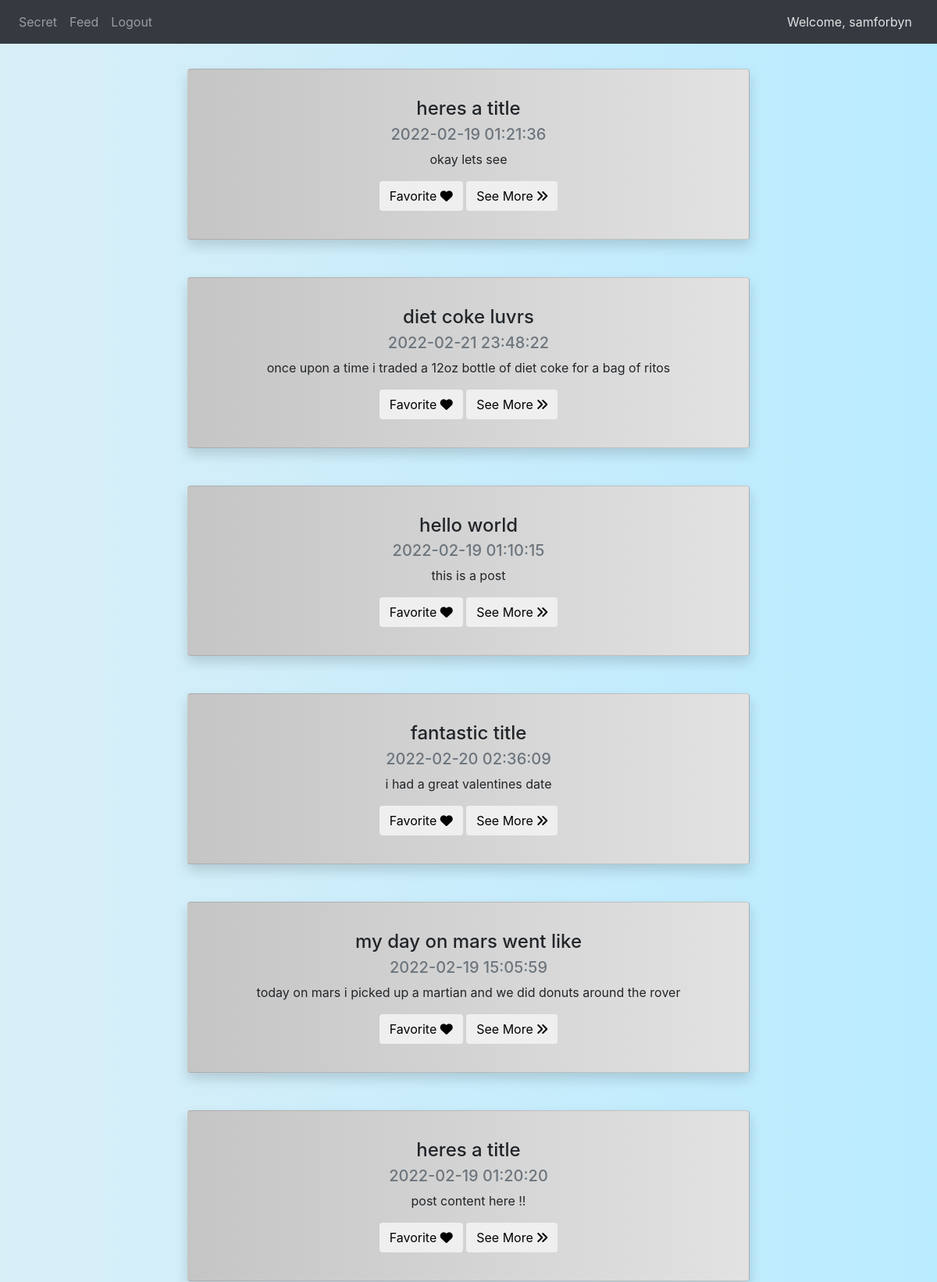
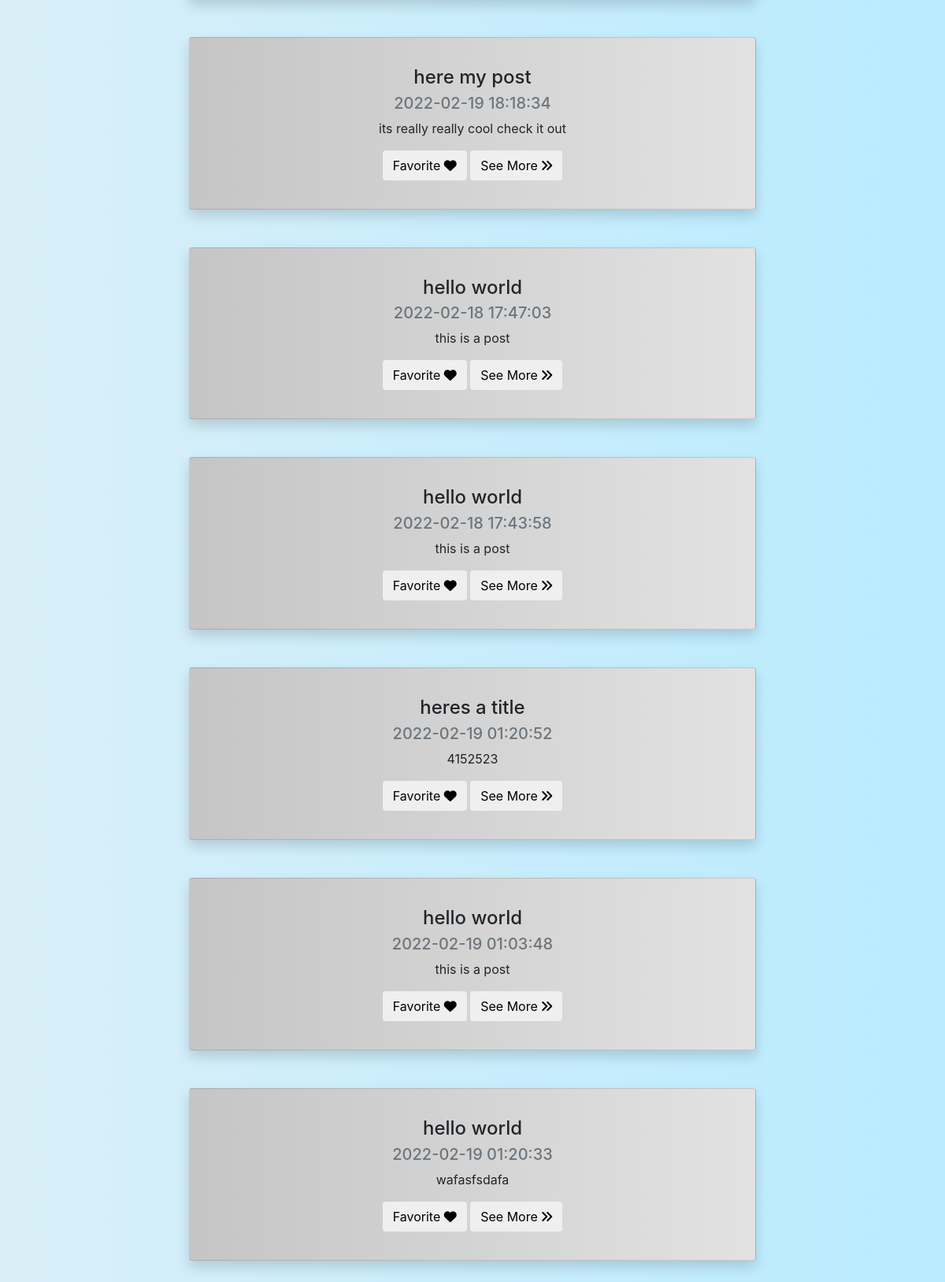
Before: /feed (signed in) with the older database file (2 pictures, top to bottom).
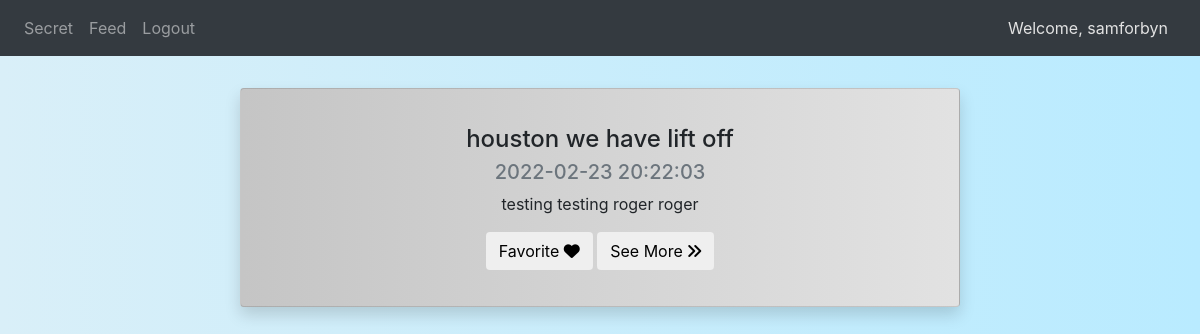
After: the same page with the newer database file.
### website/models.py (models this page shows, shortened)
class Users(db.Model, UserMixin):
    user_id = db.Column(db.Integer, primary_key=True, autoincrement=True, nullable=False)
    first_name = db.Column(db.String(175), nullable=False)
    last_name = db.Column(db.String(175), nullable=False)
    email = db.Column(db.String(175), unique=True, nullable=False)
    username = db.Column(db.String(175), unique=True, nullable=False)
    password = db.Column(db.String(512), nullable=False)

class Posts(db.Model):
    post_id = db.Column(db.Integer, primary_key=True, autoincrement=True)
    post_title = db.Column(db.String(175))
    post_content = db.Column(db.String(10000))
    post_image = db.Column(db.String(512))
    post_date = db.Column(db.DateTime(timezone=True), server_default = func.now())
    post_author = db.Column(db.Integer, db.ForeignKey('users.user_id'))

### website/views.py (the view, shortened to what this page needs)
@views.route('/feed', methods=['GET', 'POST'])
@login_required
def feed():
    all_posts = db.session.query(Posts).all()
    def shuffle_posts(posts):
        try:
            result = list(posts)
            random.shuffle(result)
            return result
        except:
            return posts
    return render_template('feed.html', user=current_user, all_posts=shuffle_posts(all_posts))

### website/__init__.py (called while the page is built)
def create_app():
    app = Flask(__name__)
    app.config['SECRET_KEY'] = SECRET_KEY
    app.config['SQLALCHEMY_DATABASE_URI'] = f'sqlite:///{DB_NAME}'
    app.config['SQLALCHEMY_TRACK_MODIFICATIONS'] = False
    db.init_app(app)
    from .views import views
    from .auth import auth
    app.register_blueprint(views, url_prefix='/')
    app.register_blueprint(auth, url_prefix='/')
    QRcode(app)
    from .models import Users, Posts, Favorites
    create_database(app)
    login_manager = LoginManager()
    login_manager.login_view = 'auth.login'
    login_manager.init_app(app)
    @login_manager.user_loader
    def load_user(id):
        return Users.query.get(int(id))
    return app

### website/templates/feed.html (shortened to what this page needs)
{% extends 'base.html'%}
{% block style%}
<link rel="stylesheet" href="static/feed_css.css">
{% endblock %}
{% block body%}
    {% for post in all_posts %}
    <div align="center">
        <div class="card shadow p-3 mb-5 bg-white rounded postBG">
            <div class="card-body text-center" align="left">
                <h4 class="card-title">{{ post.post_title }}</h4>
                <h5 class="card-subtitle mb-2 text-muted">{{ post.post_date }}</h5>
                <p class="card-text">{{ post.post_content }}</p>
                <div class="d-flex justify-content-around">
                    <form method="post">
                        <button name="favbtn" value = {{ post.post_id }} class="btn btn-white btn-xs">Favorite <i class="fa-solid fa-heart"></i></button>
                        <button name="seeMore" class="btn btn-white btn-xs" value={{ post.post_id }}>See More <i class="fa-solid fa-angles-right"></i></button>
                    </form>
                </div>
            </div>
        </div>
    </div>
    {% endfor %}
{% endblock %}

### website/templates/base.html (shortened to what this page needs)
<!DOCTYPE html>
<html lang="en">
<head>
    <link rel="stylesheet" href="https://stackpath.bootstrapcdn.com/bootstrap/4.1.3/css/bootstrap.min.css">
    <link rel="stylesheet" href="https://cdnjs.cloudflare.com/ajax/libs/font-awesome/6.0.0/css/all.min.css" />
    <link rel="stylesheet" href="static/base_css.css">
    {% block style%}
    {% endblock %}
</head>
<body>
    <nav class = "navbar navbar-expand-lg navbar-dark bg-dark">
        <div class ="collapse navbar-collapse" id="navbar">
            <div class ="navbar-nav">
                {% if user.is_authenticated %}
                <a id = "home" href={{ url_for('views.home') }} class="nav-item nav-link">Secret</a>
                <a id = "home" href={{ url_for('views.feed') }} class="nav-item nav-link">Feed</a>
                <a id = "logout" href={{ url_for('auth.logout') }} class="nav-item nav-link">Logout</a>
                {% else %}
                <a id = "login" href={{ url_for('auth.login') }} class="nav-item nav-link">Login</a>
                <a id = "signUp" href={{ url_for('auth.sign_up') }} class="nav-item nav-link">Sign Up</a>
                {% endif %}
            </div>
        </div>
        {% if user.is_authenticated %}
        <a id="welcome" class="nav-item nav-link ml-auto" href={{ url_for('auth.profile') }}>Welcome, {{ user.username }}</a>
        {% endif %}
    </nav>
    <div class="container">
        {% block body%}
        {%endblock%}
    </div>
</body>
</html>

### website/static/base_css.css (style rules this page uses)
body { background-image: linear-gradient(to right,#d9eff8, #b9ebff); }
#welcome { color: #e2e2e2; }

### website/static/feed_css.css (style rules this page uses)
body { background-image: linear-gradient(to right,#d9eff8, #b9ebff); }
.postBG { background-image: linear-gradient(to left,#e2e2e2, #c5c5c5); margin-top: 2rem; margin-bottom: 1rem; width: 60vw; }
#welcome { color: #e2e2e2; }

Changed rows visible on the page:
removed Posts: post_title "heres a title", post_date "2022-02-19 01:21:36", post_content "okay lets see", {{ post.post_id }} 8 (drawn)
removed Posts: post_title "diet coke luvrs", post_date "2022-02-21 23:48:22", post_content "once upon a time i traded a 12oz bottle of diet coke for a bag of ritos", {{ post.post_id }} 12 (drawn)
removed Posts: post_title "hello world", post_date "2022-02-19 01:10:15", post_content "this is a post", {{ post.post_id }} 4 (drawn)
removed Posts: post_title "fantastic title", post_date "2022-02-20 02:36:09", post_content "i had a great valentines date", {{ post.post_id }} 11 (drawn)
removed Posts: post_title "my day on mars went like", post_date "2022-02-19 15:05:59", post_content "today on mars i picked up a martian and we did donuts around the rover", {{ post.post_id }} 9 (drawn)
removed Posts: post_title "heres a title", post_date "2022-02-19 01:20:20", post_content "post content here !!", {{ post.post_id }} 5 (drawn)
removed Posts: post_title "here my post", post_date "2022-02-19 18:18:34", post_content "its really really cool check it out", {{ post.post_id }} 10 (drawn)
removed Posts: post_title "hello world", post_date "2022-02-18 17:47:03", post_content "this is a post", {{ post.post_id }} 2 (drawn)
removed Posts: post_title "hello world", post_date "2022-02-18 17:43:58", post_content "this is a post", {{ post.post_id }} 1 (drawn)
removed Posts: post_title "heres a title", post_date "2022-02-19 01:20:52", post_content "4152523", {{ post.post_id }} 7 (drawn)
removed Posts: post_title "hello world", post_date "2022-02-19 01:03:48", post_content "this is a post", {{ post.post_id }} 3 (drawn)
removed Posts: post_title "hello world", post_date "2022-02-19 01:20:33", post_content "wafasfsdafa", {{ post.post_id }} 6 (drawn)
added Posts: post_title "houston we have lift off", post_date "2022-02-23 20:22:03", post_content "testing testing roger roger", {{ post.post_id }} 1 (drawn)
